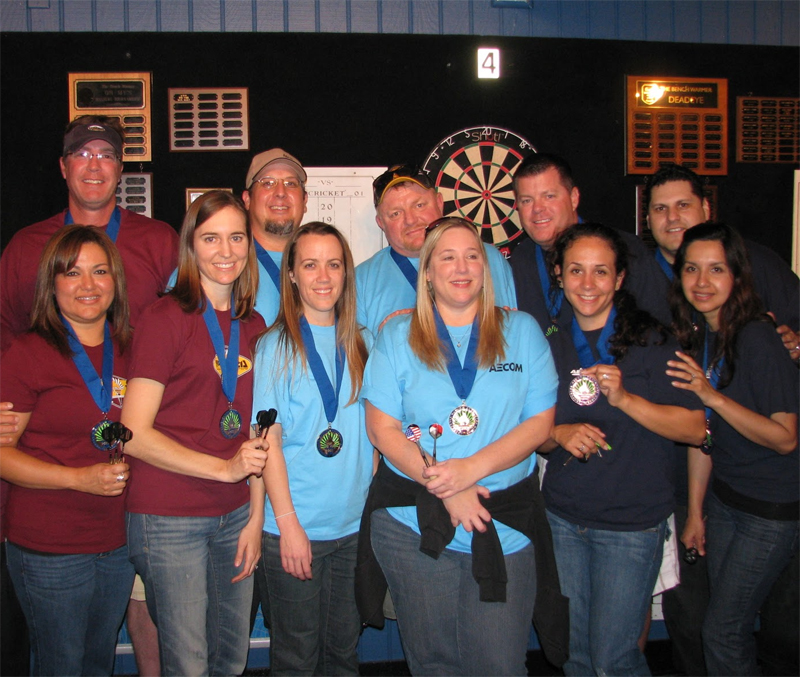
#> input picture images/dart5.jpg, 800 x 677 px
$ jupyter execute Q1.ipynb
#> lines starting #> are read from the running program, lines starting #| are printed output that depends on the picture; after the words box and inside, x2 and y2 are one past the last pixel; in counts of white or black regions, pixels touching at a corner belong together
[cell 1]
import numpy as np
import cv2
import matplotlib.pyplot as plt
import matplotlib.pylab as pylab

pylab.rcParams['figure.figsize'] = (20,10)

def imshow(image):
    #OpenCV stores images in BGR so we have to convert to RGB to display it using matplotlib
    imagergb = cv2.cvtColor(image, cv2.COLOR_BGR2RGB)
    plt.imshow(imagergb)
    plt.show()

face_classifier = cv2.CascadeClassifier('frontalface.xml')
# face_classifier = cv2.CascadeClassifier('./Haarcascades/haarcascade_frontalface_default.xml')

image = cv2.imread('../images/dart5.jpg')
#> image is the input picture: shape (677, 800, 3); mean B, G, R 68.7, 67, 80.7
gray = cv2.cvtColor(image, cv2.COLOR_BGR2GRAY)
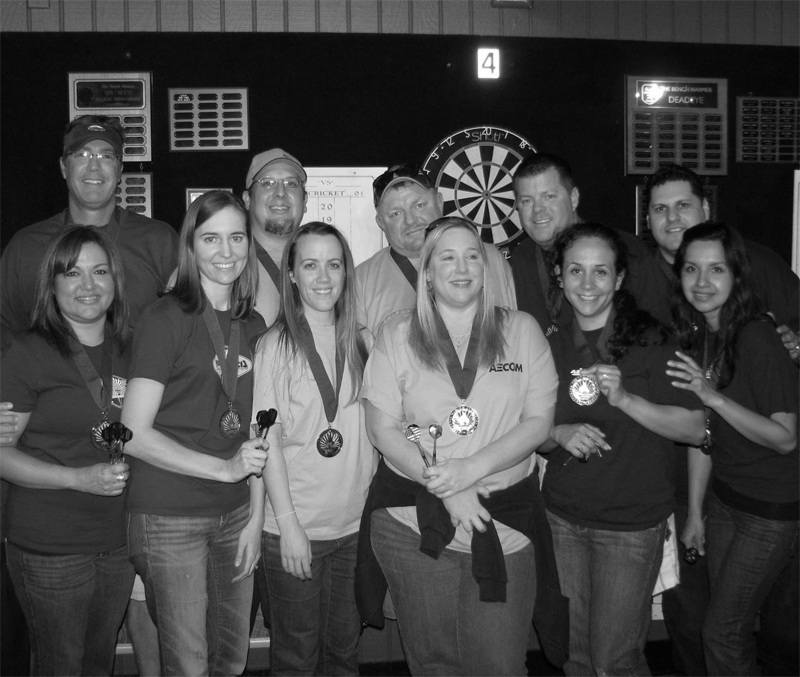
#> gray: shape (677, 800); min 0, max 255, mean 71.3

faces = face_classifier.detectMultiScale(gray, 1.1, 110, 0, (50,50), (500,500))
#> faces = [[189, 213, 66, 66], [673, 246, 63, 63], [553, 244, 71, 71]]


if faces is ():
    print('No faces found')

#'''
# Draw box by iteration
for (x,y,w,h) in faces:
    cv2.rectangle(image, (x,y), (x+w,y+h), (0,255,0), 3)
#> this loop made 3 passes
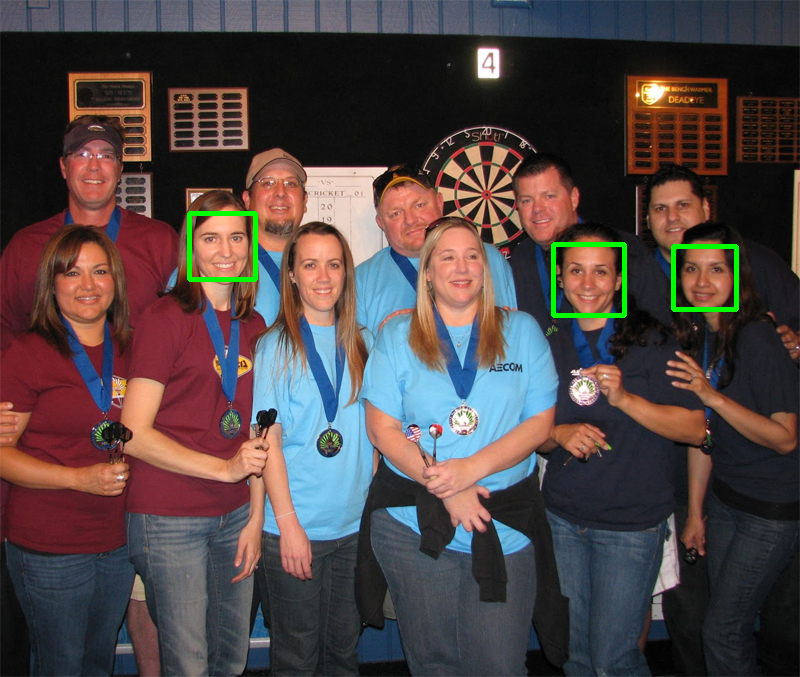
#> image: shape (677, 800, 3); 0.73% of pixels changed, all inside (x1, y1, x2, y2) = (187, 211, 739, 318)
    #detected = cv2.imshow('Face Detection', image)
    #cv2.waitKey(0)
#'''
imshow(image)

$ run again, with images/dart0.jpg copied over images/dart5.jpg
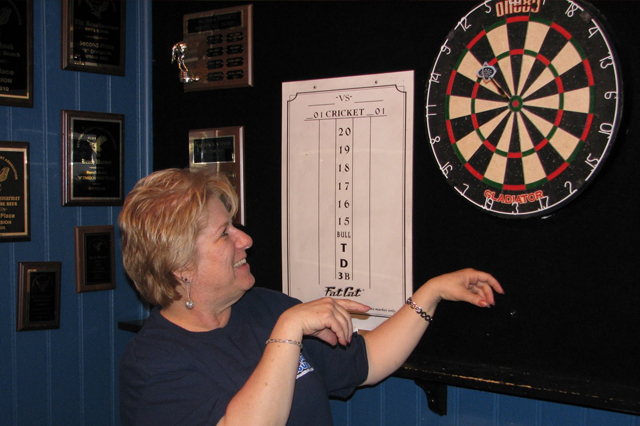
#> input picture images/dart0.jpg, 640 x 426 px
#> image is the input picture: shape (426, 640, 3); mean B, G, R 55.7, 56.9, 65.9
#> `gray = cv2.cvtColor(image, cv2.COLOR_BGR2GRAY)`:
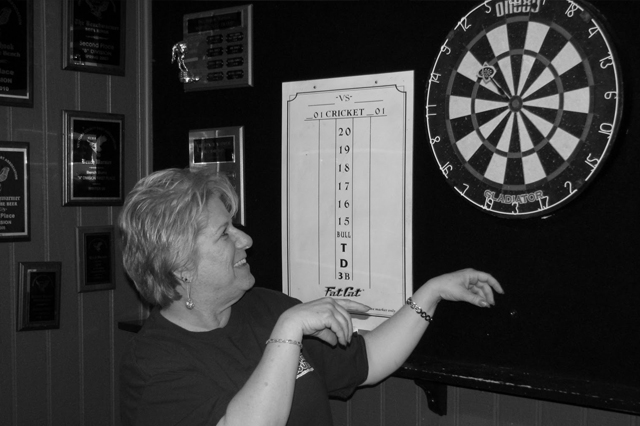
#> gray: shape (426, 640); min 0, max 251, mean 59.4
#> faces = ()
